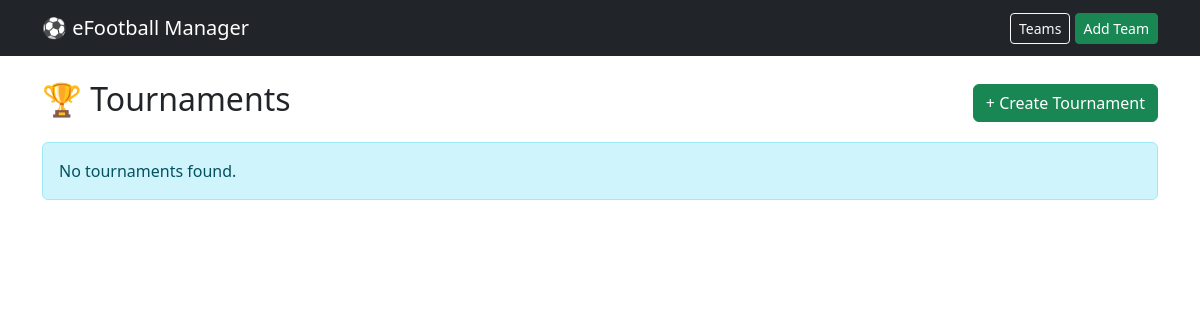
/tournaments/, run on an earlier commit of the app's database.
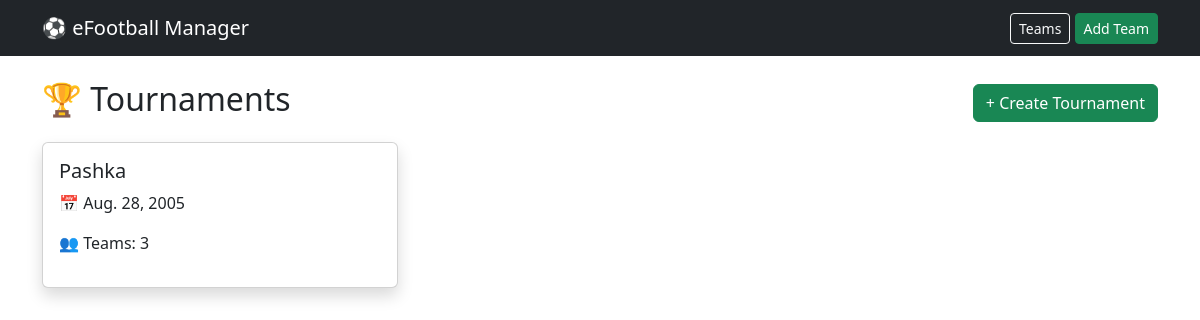
And on a later commit of the database.
### tournaments/models.py (models this page shows, shortened)
class Tournament(models.Model):
    name = models.CharField(max_length=100)
    start_date = models.DateField()
    is_active = models.BooleanField(default=True)
    teams = models.ManyToManyField(
        Team,
        related_name='tournaments'
    )

### tournaments/views.py (the view)
# urls.py: path('', views.tournament_list, name='tournament_list'),
def tournament_list(request):
    tournaments = Tournament.objects.all()
    return render(
        request,
        'tournaments/tournament_list.html',
        {'tournaments': tournaments}
    )

### tournaments/templates/tournaments/tournament_list.html
{% extends 'base.html' %}
{% block content %}
<div class="d-flex justify-content-between align-items-center mb-3">
    <h2>🏆 Tournaments</h2>
    <a href="{% url 'tournament_create' %}" class="btn btn-success">
        + Create Tournament
    </a>
</div>
{% if tournaments %}
<div class="row">
    {% for tournament in tournaments %}
    <div class="col-md-4">
        <div class="card shadow mb-3">
            <div class="card-body">
                <h5>{{ tournament.name }}</h5>
                <p>
                    📅 {{ tournament.start_date }}
                </p>
                <p>
                    👥 Teams:
                    {{ tournament.teams.count }}
                </p>
            </div>
        </div>
    </div>
    {% endfor %}
</div>
{% else %}
<div class="alert alert-info">
    No tournaments found.
</div>
{% endif %}
{% endblock %}

### templates/base.html (shortened to what this page needs)
<!DOCTYPE html>
<html>
<head>
    <link href="https://cdn.jsdelivr.net/npm/bootstrap@5.3.3/dist/css/bootstrap.min.css" rel="stylesheet">
</head>
<body>
<nav class="navbar navbar-dark bg-dark navbar-expand-lg">
    <div class="container">
        <a class="navbar-brand" href="/teams/">⚽ eFootball Manager</a>
        <div>
            <a class="btn btn-outline-light btn-sm" href="/teams/">Teams</a>
            <a class="btn btn-success btn-sm" href="/teams/create/">Add Team</a>
        </div>
    </div>
</nav>
<div class="container mt-4">
    {% block content %}
    {% endblock %}
</div>
</body>
</html>

What changed in the data, as far as the page shows it:
added Tournament: name "Pashka", start_date "Aug. 28, 2005", teams.count "3"
Also different on the page:
text no longer shown: "No tournaments found."
